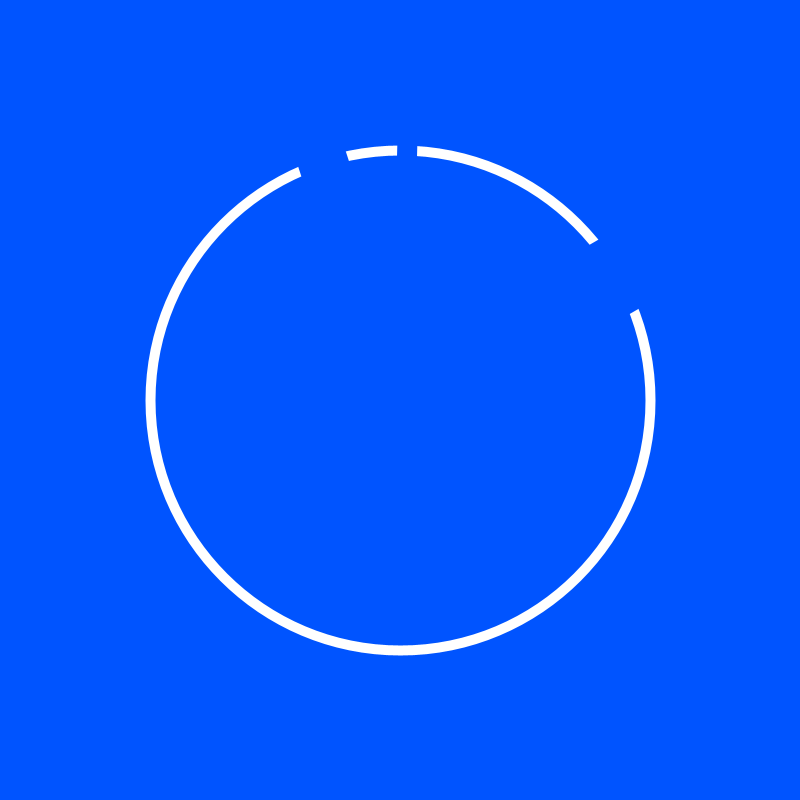
Frame 1 (no input)
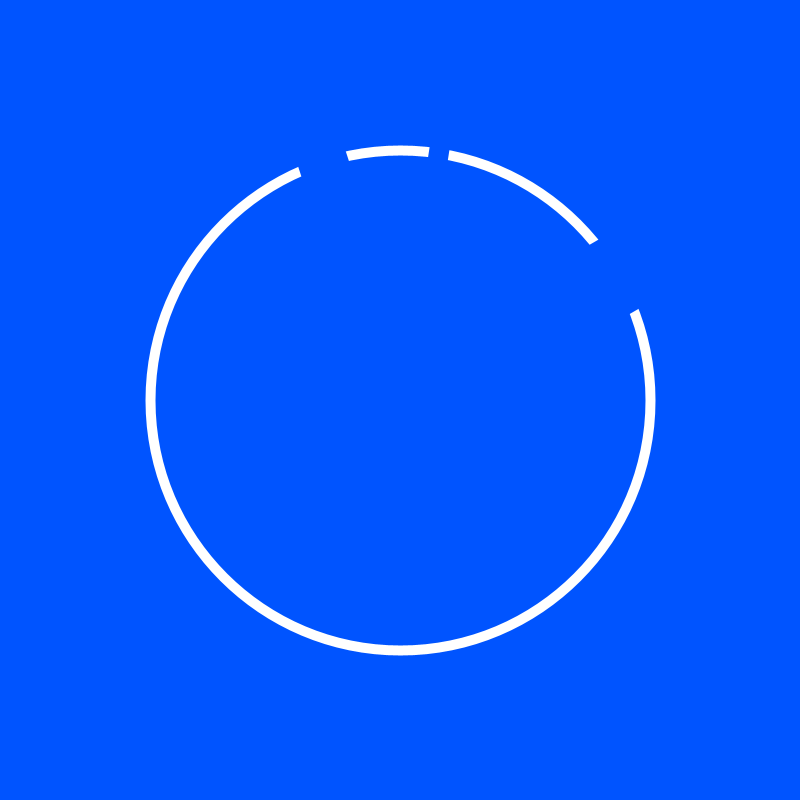
Frame 60 (the mouse pressed at the canvas centre just before this capture)
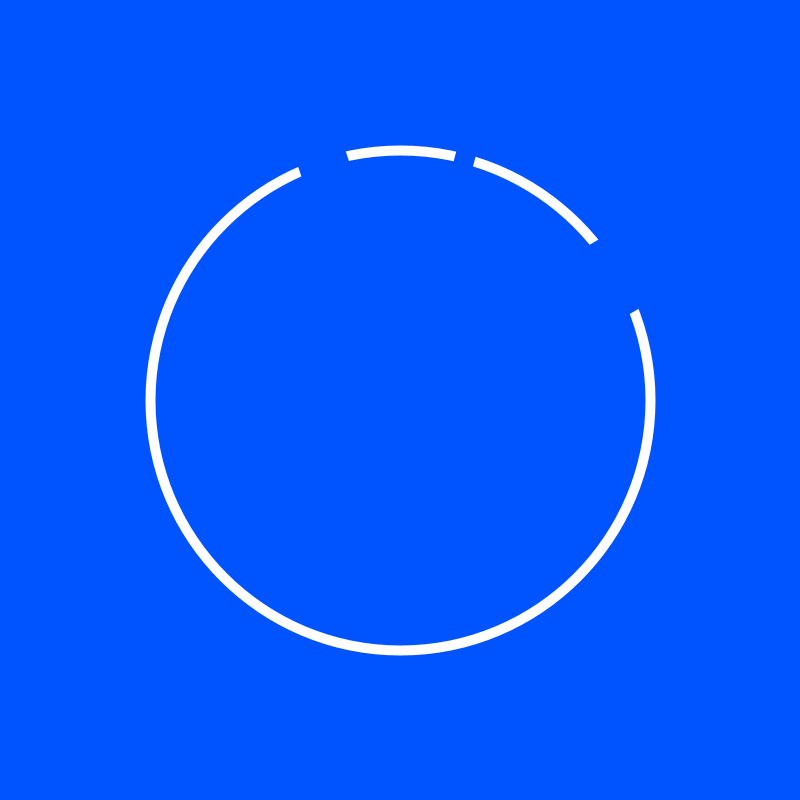
Frame 120 (the mouse held since frame 60 and released just before this capture)

The Processing sketch that drew these frames (run headless with seeded random() and noise(); from frame 60 on, the mouse is pressed at the canvas centre):

// Processing sketch: processing_96590
// ── processing_96590.pde

float msc=0;
int minute;
int hour;
void setup() {
  size(800, 800);
  smooth();
}
  
void draw() { 
  int second = second();
  if(!mousePressed){
  minute = minute();
   hour = hour();   
   
  }
  background(0,84,255);
  translate(width / 2, height / 2); 
   
  // clock
  strokeWeight(10);
  fill (0,84,255);
  stroke(255);
  ellipse(0, 0, 500, 500); 
    
  //second needle  
  stroke(0,84,255);
  strokeWeight(20);
  float sy=map(millis(),0,1000,0,10); 
  float radSec = (360 / 60000 *second())+0.6*sy;  
  pushMatrix();
  rotate(radians(radSec));
  line(0, 0, 0, -300);
  popMatrix();
   
   
    
  // minute needle  
  stroke(0,84,255);
  strokeWeight(50);
  float radMin = 360 / 60 * minute;
  pushMatrix();
  rotate(radians(radMin));
  line(0, 0, 0, -300);
  popMatrix();
    
  // hour minute 
  strokeWeight(80);
  float radHour = 360 / 12 * hour;
  pushMatrix();
  rotate(radians(radHour));
  line(0, 0, 0, -300);
  popMatrix(); 
    
}
void mouseDragged(){
  minute=(mouseX*2);
  hour=(mouseX*2)/60;
}
